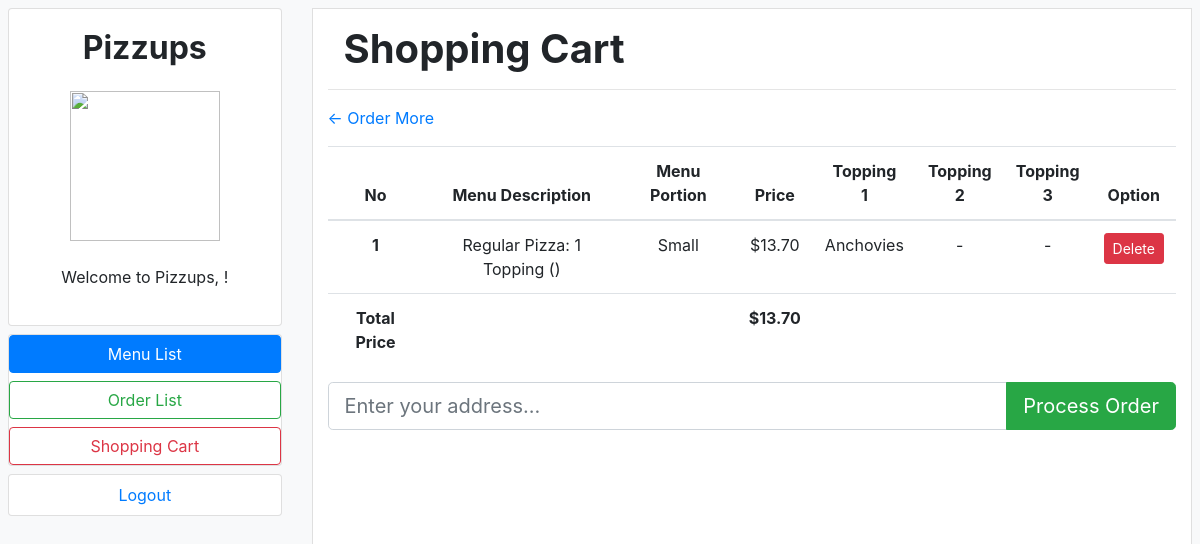
Page /shopping-cart (signed in) on the earlier database version.
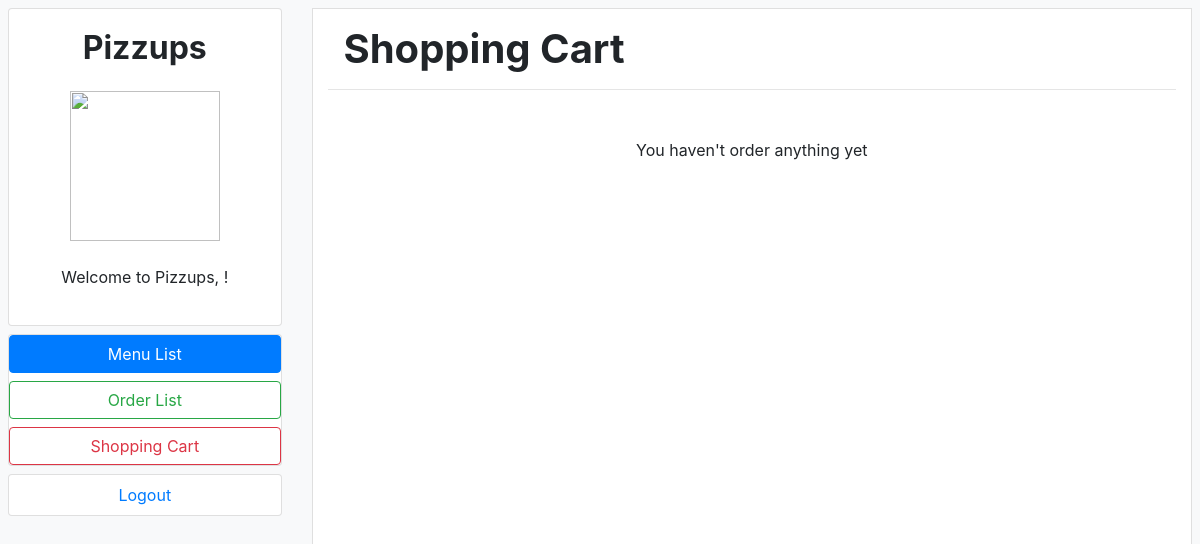
Same page on the later database version.
### orders/models.py (models this page shows, shortened)
class UserShoppingCart(models.Model):
    user = models.ForeignKey(User, on_delete=models.CASCADE, related_name="shoppingcart") #user
    user_fullname = models.CharField(max_length=255) #Awanama Wijaya
    menu_desc = models.CharField(max_length=255) #Regular Pizza: Cheese
    menu_portion=models.CharField(max_length=32) #Small
    price = models.DecimalField(max_digits=4, blank=True, decimal_places=2, null=True) #6.00
    topping1 = models.CharField(max_length=32, null=True, blank=True)
    topping2 = models.CharField(max_length=32, null=True, blank=True)
    topping3 = models.CharField(max_length=32, null=True, blank=True)

### orders/views.py (the view, shortened to what this page needs)
# urls.py: path("shopping-cart", views.shoppingCart, name="shopping cart"),
def shoppingCart(request, option="", shopping_cart_id=-1):
    if not request.user.is_authenticated:
        return HttpResponseRedirect(reverse("login"))
    if option=="delete":
        request.user.shoppingcart.filter(id=shopping_cart_id).delete()
        return HttpResponseRedirect(reverse("shopping cart"))
    carts = request.user.shoppingcart.all()
    if carts:
        total_price = round(request.user.shoppingcart.all().aggregate(Sum('price'))['price__sum'], 2)
    else:
        total_price = None
    return render(request, "order/shopping_cart.html", {'carts':carts, 'total_price':total_price})

### orders/templates/order/shopping_cart.html (shortened to what this page needs)
{% extends "homelayout.html" %}
{% block body %}
<div id="order-list-header">
  <h1 class="font-weight-bold pt-3 pl-3">Shopping Cart</h1>
</div>
<hr>
<div id="order-list-body">
  {% if carts%}
  <a href="{% url 'default menu list' %}">&#8592; Order More</a>
  <div>
    <table class="table mt-3 table-fixed text-center">
      <thead>
        <tr>
          <th scope="col">No</th>
          <th scope="col">Menu Description</th>
          <th scope="col">Menu Portion</th>
          <th scope="col">Price</th>
          <th scope="col">Topping<br>1</th>
          <th scope="col">Topping<br>2</th>
          <th scope="col">Topping<br>3</th>
          <th scope="col">Option</th>
        </tr>
      <thead>
      <tbody>
        {% for cart in carts %}
        <tr>
          <th scope="row">{{forloop.counter}}</th>
          <td>{{cart.menu_desc}}</td>
          <td>{{cart.menu_portion}}</td>
          <td>${{cart.price}}</td>
          <td>
            {% if cart.topping1 is not none %}
                {{cart.topping1}}
            {% else %}
                -
            {% endif %}
          </td>
          <td>
            {% if cart.topping2 is not none %}
                {{cart.topping2}}
            {% else %}
                -
            {% endif %}
          </td>
          <td>
            {% if cart.topping3 is not none %}
                {{cart.topping3}}
            {% else %}
                -
            {% endif %}
          </td>
          <td><a href="{% url 'shopping cart option' 'delete' cart.id %}" class="btn btn-danger btn-sm">Delete</a></td>
        </tr>
      {% endfor %}
      </tbody>
      <tfoot>
          <tr>
            <th>Total Price</th>
            <th> </th>
            <th> </th>
            <th>${{total_price}}</th>
            <th> </th>
            <th> </th>
            <th> </th>
            <th> </th>
          </tr>
      </tfoot>
    </table>
  </div>
  {% else %}
  <p class="mt-5 text-center"> You haven't order anything yet </p>
  {% endif %}
{% if carts %}
<form method="post">
  <div class="input-group input-group-lg flex-nowrap w-100">
    <input type="text" name="address" class="form-control" placeholder="Enter your address..." required>
    <div class="input-group-append">
      <button class="btn btn-success" type="submit">Process Order</button>
    </div>
  </div>
</form>
{% endif %}
</div>
{% endblock %}

Differences in the rows shown:
removed UserShoppingCart: menu_desc "Regular Pizza: 1 Topping ()", menu_portion "Small", price "13.70", topping1 "Anchovies"
Other differences:
{{ total_price }}: "13.70" → (not shown)
text no longer shown: "← Order More No Menu Description Menu Portion Price Topping 1 Topping 2 Topping 3 Option Total Price $ Process Order"
text now shown: "You haven't order anything yet"
